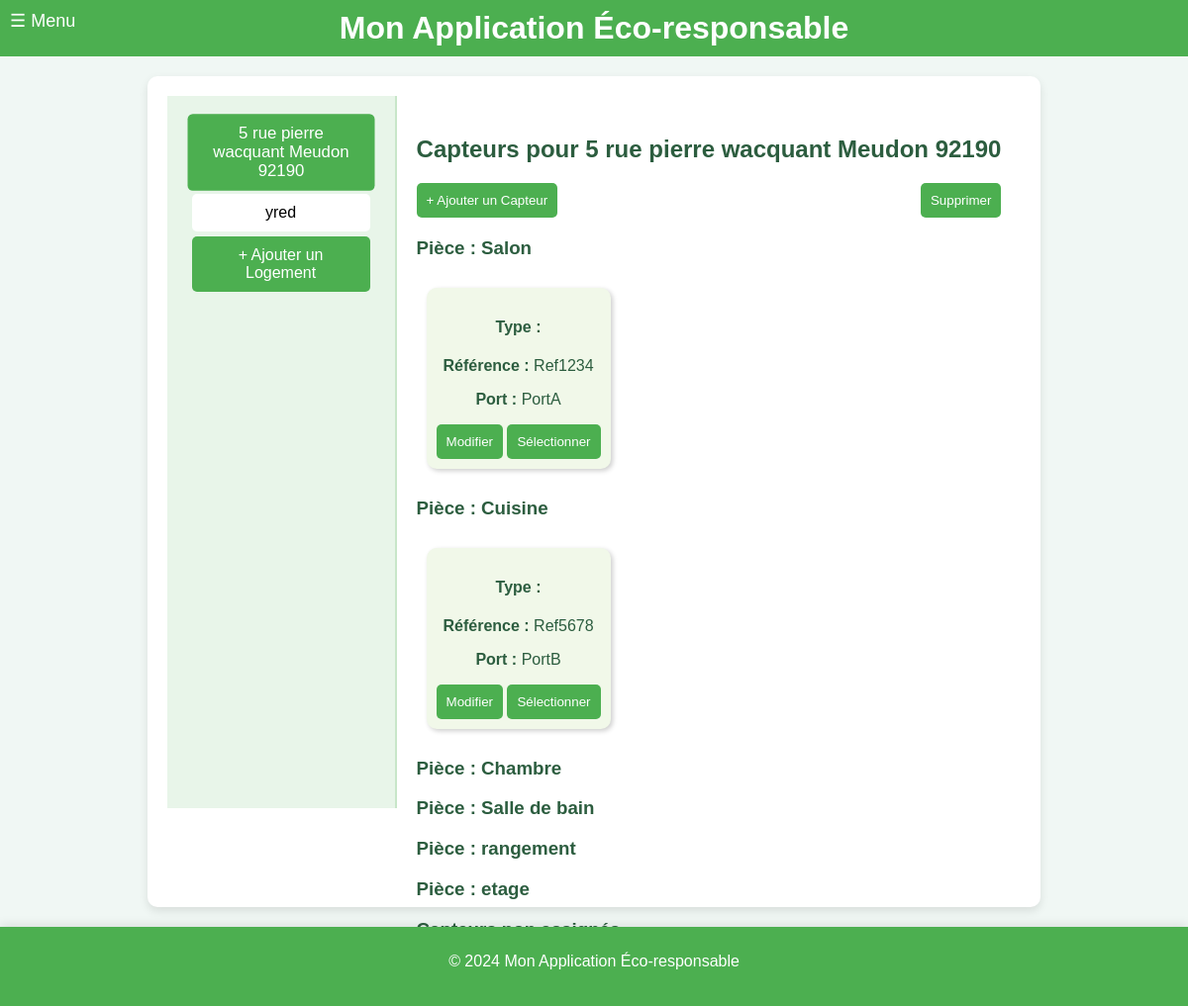
The page /sensors/1 on the database its author committed.
### tables this page shows
CREATE TABLE Housing (
housing_id INTEGER PRIMARY KEY, -- Identifiant unique pour chaque logement
address VARCHAR(255), -- Adresse du logement
phone_number VARCHAR(20), -- NumÃ©ro de contact pour le logement
ip_address VARCHAR(15), -- Adresse IP associÃ©e au logement
insert_date TIMESTAMP DEFAULT CURRENT_TIMESTAMP -- Horodatage de l'ajout de l'enregistrement
);

CREATE TABLE Room (
    room_id INTEGER PRIMARY KEY, 
    housing_id INTEGER,
    name VARCHAR(100),
    x FLOAT,
    y FLOAT,
    z FLOAT,
    gltf_model VARCHAR(100) DEFAULT NULL,  -- Fix here: Comma instead of semicolon
    FOREIGN KEY (housing_id) REFERENCES Housing(housing_id)
);

CREATE TABLE Sensor (
sensor_id INTEGER PRIMARY KEY, -- Identifiant unique pour chaque capteur ou actionneur
room_id INTEGER, -- RÃ©fÃ©rence Ã  la piÃ¨ce oÃ¹ le capteur est installÃ©
type_id INTEGER, -- RÃ©fÃ©rence au type de capteur/actionneur
commercial_reference VARCHAR(50), -- RÃ©fÃ©rence commerciale du capteur/actionneur
communication_port VARCHAR(50), -- Port utilisÃ© pour la communication avec le capteur/actionneur
insert_date TIMESTAMP DEFAULT CURRENT_TIMESTAMP, -- Horodatage de l'ajout de l'enregistrement du capteur
FOREIGN KEY (room_id) REFERENCES Room(room_id), -- Lien entre le capteur et une piÃ¨ce spÃ©cifique
FOREIGN KEY (type_id) REFERENCES SensorType(type_id) -- Lien entre le capteur et un type spÃ©cifique
);

### main.py (the view)
@app.get("/sensors/{housing_id}", response_class=HTMLResponse)
def get_sensors_by_housing(request: Request, housing_id: int):
    conn = get_db_connection()
    logements = conn.execute("SELECT housing_id, address FROM Housing").fetchall()
    sensors_by_room = conn.execute("""
        SELECT r.name AS room_name, s.sensor_id, s.type_id, s.commercial_reference, s.communication_port, r.room_id
        FROM Sensor s
        JOIN Room r ON s.room_id = r.room_id
        WHERE r.housing_id = ?
        ORDER BY r.room_id
    """, (housing_id,)).fetchall()
    rooms = conn.execute("SELECT room_id, name FROM Room WHERE housing_id = ?", (housing_id,)).fetchall()
    conn.close()
    selected_logement_address = next((logement['address'] for logement in logements if logement['housing_id'] == housing_id), None)
    return templates.TemplateResponse("configuration.html", {
        "request": request,
        "logements": logements,
        "sensors_by_room": sensors_by_room,
        "rooms": rooms,
        "selected_id": housing_id,
        "selected_logement_address": selected_logement_address
    })

### templates/configuration.html (shortened to what this page needs)
{% extends "layout.html" %}
{% block content %}
<div class="container">
      <div class="menu">
            {% for logement in logements %}
            <div class="menu-item {% if selected_id == logement.housing_id %}active{% endif %}"
                  onclick="location.href='/sensors/{{ logement.housing_id }}'">
                  {{ logement.address }}
            </div>
            {% endfor %}
            <div class="menu-item" style="background-color: #4caf50; color: white;"
                  onclick="location.href='http://localhost:8000/logements'">
                  + Ajouter un Logement
            </div>
      </div>
      <div class="content">
            <h2>Capteurs pour {{ selected_logement_address or 'Logement par Défaut' }}</h2>
            <div class="actions">
                  <button class="btn" onclick="openAddModal()">+ Ajouter un Capteur</button>
                  <button class="btn" onclick="deleteSelected()">Supprimer</button>
            </div>
            {% if sensors_by_room %}
            {% for room in rooms %}
            <div class="room-section">
                  <h3>Pièce : {{ room.name }}</h3>
                  <div class="tile-container">
                        {% for sensor in sensors_by_room if sensor.room_id == room.room_id %}
                        <div class="tile" id="tile-{{ sensor.sensor_id }}">
                              <h4>Type : {{ sensor.type }}</h4>
                              <p><strong>Référence :</strong> {{ sensor.commercial_reference }}</p>
                              <p><strong>Port :</strong> {{ sensor.communication_port }}</p>
                              <button class="btn"
                                    onclick="openEditModal('{{ sensor.sensor_id }}', '{{ sensor.room_id }}', '{{ sensor.type_id }}', '{{ sensor.commercial_reference }}', '{{ sensor.communication_port }}')">Modifier</button>
                              <button class="btn"
                                    onclick="toggleSelection('{{ sensor.sensor_id }}')">Sélectionner</button>
                        </div>
                        {% endfor %}
                  </div>
            </div>
            {% endfor %}
            <div class="room-section">
                  <h3>Capteurs non assignés</h3>
            </div>
            {% else %}
            <p>Aucun capteur trouvé pour ce logement.</p>
            {% endif %}
      </div>
</div>
{% endblock %}

### templates/layout.html (style rules this page uses)
body { font-family: Arial, sans-serif; margin: 0; padding: 0; background-color: #f0f7f4; color: #2c5d3f; min-height: 100vh; display: flex; flex-direction: column; }

### templates/configuration.html (style rules this page uses)
.container { display: flex; height: 90vh; }
.menu { width: 200px; background-color: #e8f5e9; padding: 15px; border-right: 2px solid #c8e6c9; }
.menu-item { background-color: #c8e6c9; padding: 10px; margin: 10px 0; text-align: center; border-radius: 5px; cursor: pointer; transition: transform 0.3s, background 0.3s; }
.menu-item:hover, .menu-item.active { background-color: #4caf50; color: white; transform: scale(1.05); }
.content { flex: 1; padding: 20px; }
.actions { margin-bottom: 20px; display: flex; justify-content: space-between; }
.btn { background-color: #4caf50; color: white; border: none; padding: 10px; border-radius: 5px; cursor: pointer; transition: transform 0.2s; }
.tile { display: inline-block; background-color: #f1f8e9; border-radius: 10px; padding: 10px; margin: 10px; box-shadow: 2px 2px 5px rgba(0, 0, 0, 0.2); text-align: center; transition: transform 0.3s; }

### templates/menu.html (style rules this page uses)
.menu-item { display: block; padding: 10px 20px; text-decoration: none; color: black; font-size: 16px; background-color: white; margin: 5px 10px; border-radius: 5px; transition: background 0.2s, color 0.2s; }

### rows shown on the page
Housing: address "5 rue pierre wacquant Meudon 92190"
Housing: address "yred"
Room: name "Salon"
Sensor: commercial_reference "Ref1234", communication_port "PortA"
Room: name "Cuisine"
Sensor: commercial_reference "Ref5678", communication_port "PortB"
Room: name "Chambre"
Room: name "Salle de bain"
Room: name "rangement"
Room: name "etage"
